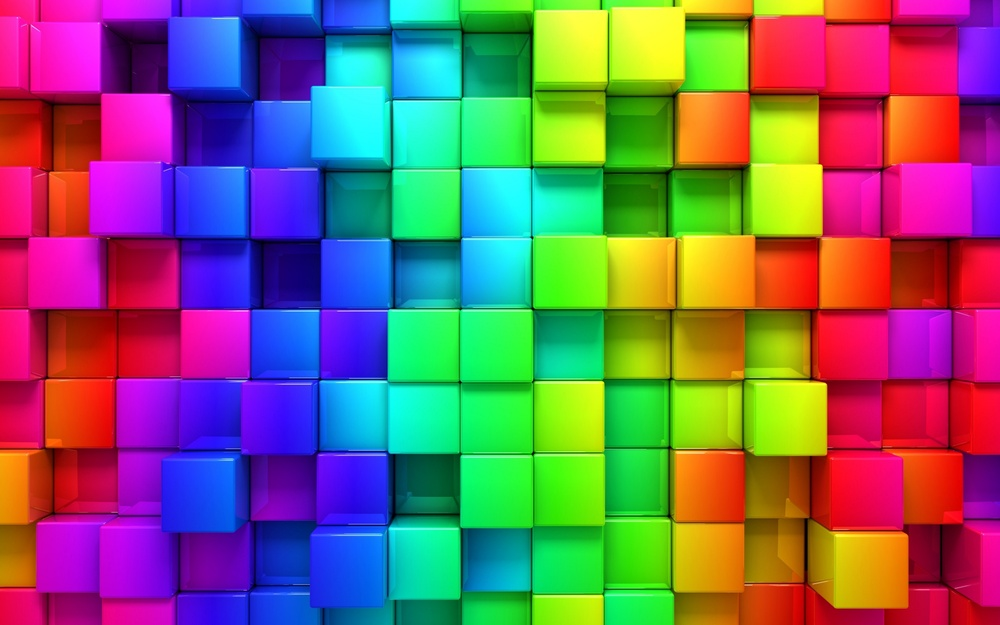
#> input picture Neumann-05/Part 1/test.jpg, 1000 x 625 px, shrunk from 1920 x 1200 before the run, found by its file name
$ python Part1.py   (older library calls are emulated)
#> lines starting #> are read from the running program, lines starting #| are printed output that depends on the picture
# Modified by: Pablo Rivas <Pablo.Rivas@Marist.edu>
# on Nov/3/2016
# Original Code:
# http://scikit-learn.org/stable/_downloads/plot_color_quantization.py
# Original Authors:
#          Robert Layton <robertlayton@gmail.com>
#          Olivier Grisel <olivier.grisel@ensta.org>
#          Mathieu Blondel <mathieu@mblondel.org>
#
# License: BSD 3 clause

print(__doc__)
from scipy import misc
import numpy as np
import matplotlib.pyplot as plt
from sklearn.cluster import KMeans
from sklearn.metrics import pairwise_distances_argmin
from sklearn.datasets import load_sample_image
from sklearn.utils import shuffle
from time import time

# Specify the number of colors here
n_colors = 25

# Load your photo here
img = misc.imread('Test.jpg')
#> img is the input picture: shape (625, 1000, 3); mean R, G, B 122.4, 100.5, 105.4

# Convert to floats instead of the default 8 bits integer coding. Dividing by
# 255 is important so that plt.imshow behaves works well on float data (need to
# be in the range [0-1])
img = np.array(img, dtype=np.float64) / 255

# Load Image and transform to a 2D numpy array.
w, h, d = original_shape = tuple(img.shape)
#> w = 625; h = 1000; d = 3; original_shape = (625, 1000, 3)
assert d == 3
image_array = np.reshape(img, (w * h, d))

print("Fitting model on a small sub-sample of the data")
t0 = time()
image_array_sample = shuffle(image_array, random_state=0)[:1000]
#> image_array_sample = 1000 rows, first 8: [0.373, 0.733, 0.0627], [0.624, 0.00392, 0.133], [0.722, 0.0118, 0.792], [0.537, 0.353, 0], [0.471, 0.933, 0.0157], [0.137, 0.114, 0.945], [0.588, 0.996, 0.0667], [0.769, 0.376, 0.00784]
kmeans = KMeans(n_clusters=n_colors, random_state=0).fit(image_array_sample)
print("done in %0.3fs." % (time() - t0))

# Get labels for all points
print("Predicting color indices on the full image (k-means)")
t1 = time()
labels = kmeans.predict(image_array)
print("done in %0.3fs." % (time() - t0))

def recreate_image(codebook, labels, w, h):
    """Recreate the (compressed) image from the code book & labels"""
#> called with codebook = array of shape (25, 3), labels = array of shape (625000,), w = 625, h = 1000
    d = codebook.shape[1]
    image = np.zeros((w, h, d))
    label_idx = 0
    for i in range(w):
        for j in range(h):
            image[i][j] = codebook[labels[label_idx]]
            label_idx += 1
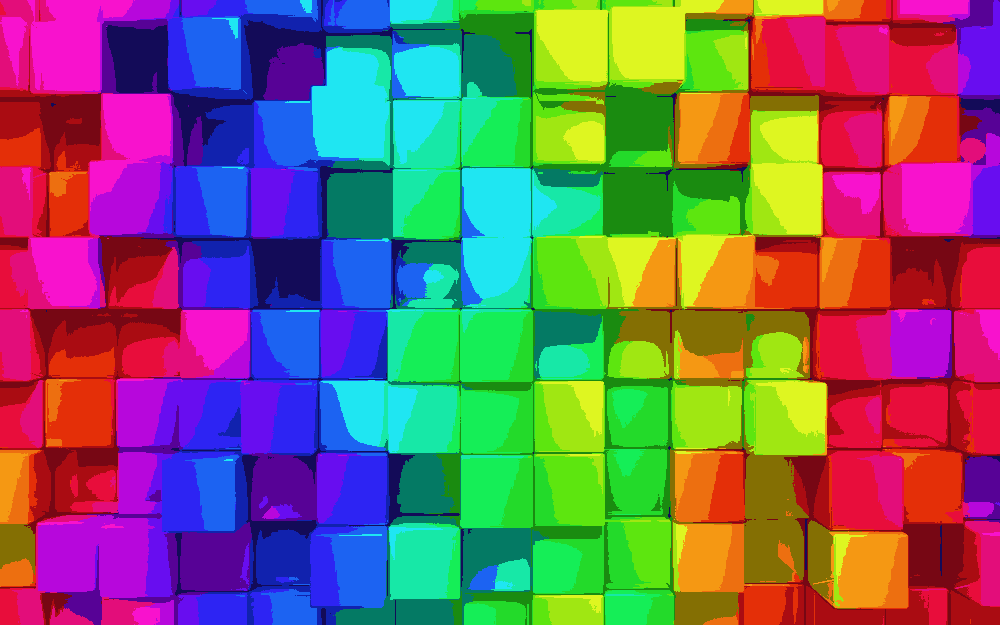
#> image: shape (625, 1000, 3) float64; mean of channels 0, 1, 2 0.478, 0.394, 0.413; drawn as R, G, B
#> after the loop, label_idx = 625000
    return image

# Display all results, alongside original image
plt.figure(1)
plt.clf()
ax = plt.axes([0, 0, 1, 1])
plt.axis('off')
plt.title('Original image (96,615 colors)')
plt.imshow(img)

plt.figure(2)
plt.clf()
ax = plt.axes([0, 0, 1, 1])
plt.axis('off')
plt.title('Quantized image (64 colors, K-Means)')
plt.imshow(recreate_image(kmeans.cluster_centers_, labels, w, h))

plt.show()
